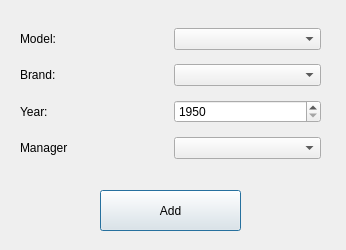
<?xml version="1.0" encoding="UTF-8"?>
<ui version="4.0">
 <class>DialogAddCar</class>
 <widget class="QDialog" name="DialogAddCar">
  <property name="geometry">
   <rect>
    <x>0</x>
    <y>0</y>
    <width>346</width>
    <height>250</height>
   </rect>
  </property>
  <property name="windowTitle">
   <string>Add</string>
  </property>
  <widget class="QPushButton" name="pushButton_add">
   <property name="geometry">
    <rect>
     <x>100</x>
     <y>190</y>
     <width>141</width>
     <height>41</height>
    </rect>
   </property>
   <property name="text">
    <string>Add</string>
   </property>
  </widget>
  <widget class="QWidget" name="">
   <property name="geometry">
    <rect>
     <x>20</x>
     <y>20</y>
     <width>301</width>
     <height>151</height>
    </rect>
   </property>
   <layout class="QGridLayout" name="gridLayout">
    <item row="2" column="1">
     <widget class="QSpinBox" name="spinBox_year">
      <property name="minimum">
       <number>1950</number>
      </property>
      <property name="maximum">
       <number>2023</number>
      </property>
     </widget>
    </item>
    <item row="2" column="0">
     <widget class="QLabel" name="label_3">
      <property name="text">
       <string>Year:</string>
      </property>
     </widget>
    </item>
    <item row="3" column="0">
     <widget class="QLabel" name="label_4">
      <property name="text">
       <string>Manager</string>
      </property>
     </widget>
    </item>
    <item row="3" column="1">
     <widget class="QComboBox" name="comboBox_manager"/>
    </item>
    <item row="1" column="0">
     <widget class="QLabel" name="label_2">
      <property name="text">
       <string>Brand:</string>
      </property>
     </widget>
    </item>
    <item row="0" column="1">
     <widget class="QComboBox" name="comboBox_model"/>
    </item>
    <item row="1" column="1">
     <widget class="QComboBox" name="comboBox_brand"/>
    </item>
    <item row="0" column="0">
     <widget class="QLabel" name="label">
      <property name="text">
       <string>Model:</string>
      </property>
     </widget>
    </item>
   </layout>
  </widget>
 </widget>
 <resources/>
 <connections/>
</ui>
